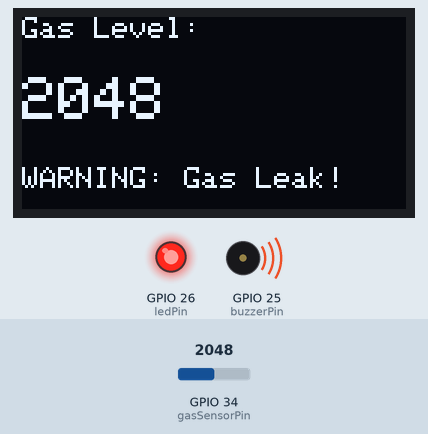
This sketch was run on a simulated ESP32. Parts: 128×64 one-colour display, output pins drawn as LEDs (lit = HIGH), buzzer (waves = sounding, pin HIGH). The test bench sets the inputs (shaded band); at power-on: GPIO 34 (gasSensorPin) = 2048. What the sketch prints to the serial monitor is not drawn.

Above: at 3.2 s.
3.3 s: GPIO 34 (gasSensorPin) set to 313
At 4.9 s:
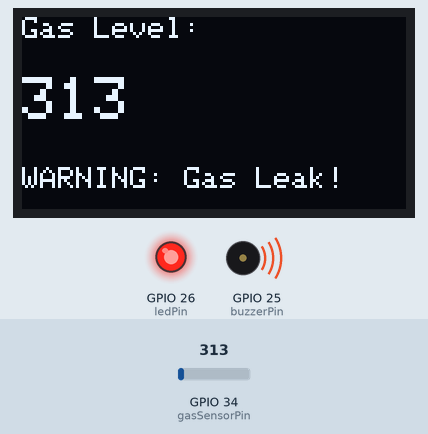
5.6 s: GPIO 34 (gasSensorPin) set to 284
At 7.6 s:
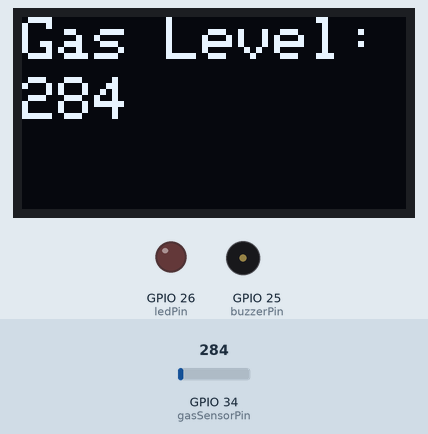
8.7 s: GPIO 34 (gasSensorPin) set to 491
At 9.8 s:
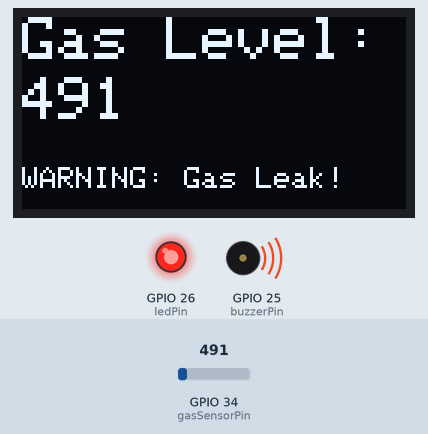
Timing chart, 0 to 11.7 s (numbered marks = the images above; inputs shaded):
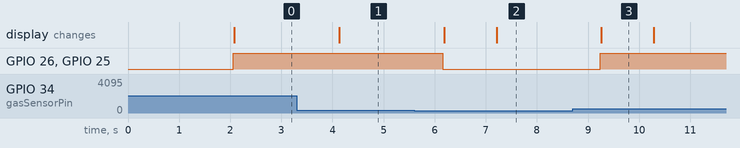

Measured:
- the behaviour switches between 301 and 300 on GPIO 34 (gasSensorPin) (found by bisection; images 1 and 2)
- after the input at 3.3 s, the display: changes after 0.83 s (image 1)
- after the input at 5.6 s, GPIO 26 (ledPin), GPIO 25 (buzzerPin): HIGH → LOW after 0.56 s; the display: first changes after 0.58 s (image 2 shows a later state)
- after the input at 8.7 s, GPIO 26 (ledPin), GPIO 25 (buzzerPin): LOW → HIGH after 0.54 s; the display: changes after 0.56 s (image 3)
- what the display in image 3 shows lasts 1.0 s, from 9.3 s to 10.3 s

The sketch:

sketch.ino
```cpp
#include <Wire.h>
#include <Adafruit_GFX.h>
#include <Adafruit_SSD1306.h>

#define SCREEN_WIDTH 128
#define SCREEN_HEIGHT 64
#define OLED_RESET -1

Adafruit_SSD1306 display(SCREEN_WIDTH, SCREEN_HEIGHT, &Wire, OLED_RESET);

const int gasSensorPin = 34;  // Analog pin for MQ-2
const int buzzerPin = 25;
const int ledPin = 26;

const int gasThreshold = 300;  // Adjust based on your sensor calibration

void setup() {
  Serial.begin(115200);

  pinMode(buzzerPin, OUTPUT);
  pinMode(ledPin, OUTPUT);
  digitalWrite(buzzerPin, LOW);
  digitalWrite(ledPin, LOW);

  if(!display.begin(SSD1306_SWITCHCAPVCC, 0x3C)) {
    Serial.println("SSD1306 allocation failed");
    while(true);
  }

  display.clearDisplay();
  display.setTextSize(1);
  display.setTextColor(SSD1306_WHITE);
  display.setCursor(0, 0);
  display.println("Gas Detector Starting...");
  display.display();
  delay(2000);
}

void loop() {
  int gasValue = analogRead(gasSensorPin);
  Serial.print("Gas sensor value: ");
  Serial.println(gasValue);

  display.clearDisplay();
  display.setCursor(0, 0);
  display.println("Gas Level:");
  display.setTextSize(2);
  display.setCursor(0, 20);
  display.print(gasValue);

  if (gasValue > gasThreshold) {
    digitalWrite(buzzerPin, HIGH);
    digitalWrite(ledPin, HIGH);
    display.setTextSize(1);
    display.setCursor(0, 50);
    display.println("WARNING: Gas Leak!");
  } else {
    digitalWrite(buzzerPin, LOW);
    digitalWrite(ledPin, LOW);
  }

  display.display();
  delay(1000);
}
```
